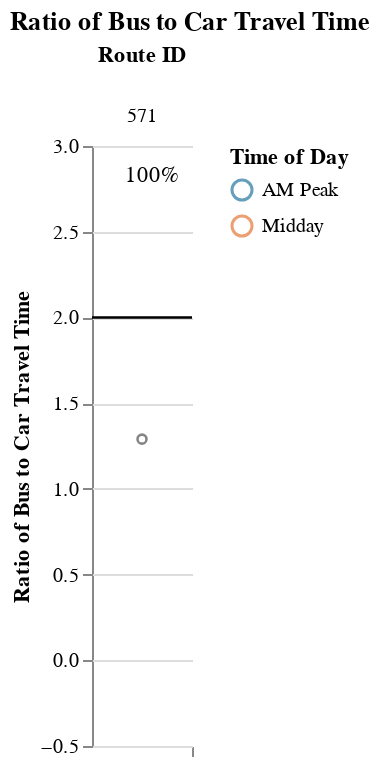
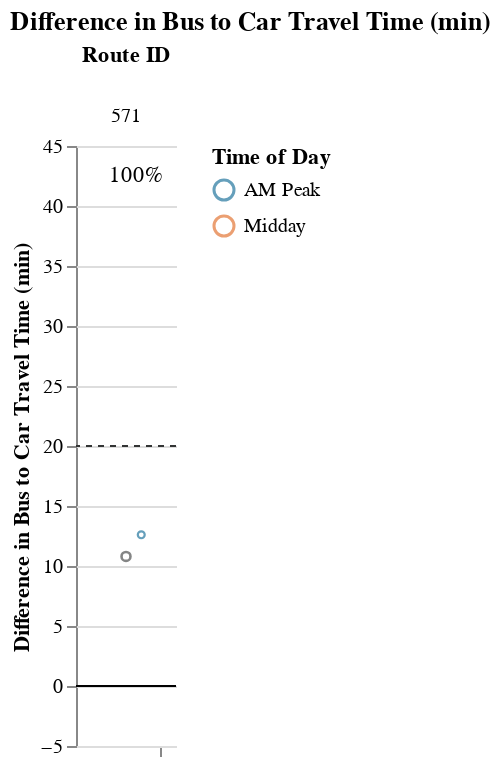

The notebook cell saved with these charts, in order:
### Markdown cell above
## Viable Competitive Routes
### Short Routes (< 1 hr)

### Code cell
# Allow for possibility that operator doesn't have routes that fall into certain route_groups
# But, jupyterbook will not like markdown with f-string
# separate out route_group and put in each cell, and use try/except + if to display...
# but all 3 route groups must be displayed. just add sentence about why no routes were returned at the end
route_group = "short"
try:
    display_charts_for_route_group(df, route_group)
except:
    print("No routes meet this criteria.")

### Figure 1 — Vega-Lite specification as saved in the notebook (floating-point values rounded to 4 significant figures)
{"config": {"view": {"continuousWidth": 400, "continuousHeight": 300, "stroke": null}, "facet": {"spacing": 0}}, "data": {"name": "data-16dd25c11b1972aa2156d43dfdb670e8"}, "facet": {"column": {"field": "route_id", "sort": ["571"], "title": "Route ID", "type": "nominal"}}, "spec": {"layer": [{"mark": "rule", "encoding": {"color": {"value": "black"}, "y": {"field": "cutoff", "type": "quantitative"}}, "selection": {"selector001": {"type": "interval", "bind": "scales", "encodings": ["x", "y"]}}}, {"mark": {"type": "point", "opacity": 0.65, "size": 12, "strokeWidth": 1.1}, "encoding": {"color": {"field": "time_of_day", "scale": {"range": ["#136C97", "#E16B26", "#F6BF16", "#00896B", "#7790A3", "#5B559C"]}, "sort": ["AM Peak", "Midday", "PM Peak", "Owl Service"], "title": "Time of Day", "type": "nominal"}, "tooltip": [{"field": "route_id", "type": "nominal"}, {"field": "route_name", "type": "nominal"}, {"field": "trip_id", "type": "nominal"}, {"field": "service_hours", "type": "quantitative"}, {"field": "car_duration_hours", "type": "quantitative"}, {"field": "bus_multiplier", "type": "quantitative"}, {"field": "bus_difference", "type": "quantitative"}, {"field": "num_trips", "type": "quantitative"}, {"field": "num_competitive", "type": "quantitative"}, {"field": "pct_trips_competitive", "type": "quantitative"}, {"field": "p25", "type": "quantitative"}, {"field": "p50", "type": "quantitative"}, {"field": "p75", "type": "quantitative"}], "x": {"axis": {"grid": false, "labels": false, "ticks": true, "values": [0]}, "field": "jitter", "scale": {}, "title": null, "type": "quantitative"}, "y": {"field": "bus_multiplier", "scale": {"domain": [-0.25, 3.0]}, "title": "Ratio of Bus to Car Travel Time", "type": "quantitative"}}, "transform": [{"calculate": "sqrt(-2*log(random()))*cos(2*PI*random())", "as": "jitter"}], "width": 50}, {"layer": [{"mark": {"type": "point", "opacity": 0.6, "size": 20, "strokeWidth": 1.3}, "encoding": {"color": {"value": "#323434"}, "y": {"field": "bus_multiplier", "type": "quantitative"}}, "transform": [{"filter": "(datum.p50_trip === 1)"}]}, {"mark": {"type": "text", "align": "center", "baseline": "middle"}, "encoding": {"color": {"value": "black"}, "text": {"field": "pct_trips_competitive", "format": ".0%", "type": "quantitative"}, "tooltip": [{"field": "route_id", "type": "nominal"}, {"field": "route_name", "type": "nominal"}, {"field": "trip_id", "type": "nominal"}, {"field": "service_hours", "type": "quantitative"}, {"field": "car_duration_hours", "type": "quantitative"}, {"field": "bus_multiplier", "type": "quantitative"}, {"field": "bus_difference", "type": "quantitative"}, {"field": "num_trips", "type": "quantitative"}, {"field": "num_competitive", "type": "quantitative"}, {"field": "pct_trips_competitive", "type": "quantitative"}, {"field": "p25", "type": "quantitative"}, {"field": "p50", "type": "quantitative"}, {"field": "p75", "type": "quantitative"}], "x": {"value": 30}, "y": {"value": 15}}, "transform": [{"calculate": "sqrt(-2*log(random()))*cos(2*PI*random())", "as": "jitter"}, {"filter": "(datum.fastest_trip === 1)"}]}]}]}, "resolve": {"scale": {"y": "shared"}}, "title": "Ratio of Bus to Car Travel Time", "$schema": "https://vega.github.io/schema/vega-lite/v4.17.0.json", "datasets": {"data-16dd25c11b1972aa2156d43dfdb670e8": [{"calitp_itp_id": 11, "trip_key": -3472073110163871566, "trip_id": "t_27247_b_414_tn_0", "shape_id": "p_858", "route_id": "571", "service_hours": 0.8, "trip_first_departure_ts": 54600, "trip_last_arrival_ts": 57480, "departure_hour": 15, "time_of_day": "Midday", "p25": 0.8075, "p50": 0.815, "p75": 0.8225, "p50_trip": 1, "fastest_trip": 1, "car_duration_hours": 0.62, "competitive_route": 1, "bus_multiplier": 1.29, "bus_difference": 10.8, "num_trips": 2, "num_competitive": 2, "pct_trips_competitive": 1.0, "bus_difference_spread": 1.8, "route_group": "short", "max_trip_hrs": 0.83, "max_trip_route_group": 0.83, "below_cutoff": 2, "pct_below_cutoff": 1.0, "name": "Amador Regional Transit System", "caltrans_district": "10 - Stockton", "drmt_organization_name": "['recGiMlqrcpPxScAH']", "route_name": "Plymouth", "cutoff2": 20, "cutoff": 2}, {"calitp_itp_id": 11, "trip_key": 4361041855970706728, "trip_id": "t_1544_b_414_tn_0", "shape_id": "p_1304302", "route_id": "571", "service_hours": 0.83, "trip_first_departure_ts": 29700, "trip_last_arrival_ts": 32700, "departure_hour": 8, "time_of_day": "AM Peak", "p25": 0.8075, "p50": 0.815, "p75": 0.8225, "p50_trip": 0, "fastest_trip": 0, "car_duration_hours": 0.62, "competitive_route": 1, "bus_multiplier": 1.34, "bus_difference": 12.6, "num_trips": 2, "num_competitive": 2, "pct_trips_competitive": 1.0, "bus_difference_spread": 1.8, "route_group": "short", "max_trip_hrs": 0.83, "max_trip_route_group": 0.83, "below_cutoff": 2, "pct_below_cutoff": 1.0, "name": "Amador Regional Transit System", "caltrans_district": "10 - Stockton", "drmt_organization_name": "['recGiMlqrcpPxScAH']", "route_name": "Plymouth", "cutoff2": 20, "cutoff": 2}]}}

### Figure 2 — Vega-Lite specification as saved in the notebook (floating-point values rounded to 4 significant figures)
{"config": {"view": {"continuousWidth": 400, "continuousHeight": 300, "stroke": null}, "facet": {"spacing": 0}}, "data": {"name": "data-da5b2a4d9d8803df3b5cf4049ecc9aea"}, "facet": {"column": {"field": "route_id", "sort": ["571"], "title": "Route ID", "type": "nominal"}}, "spec": {"layer": [{"mark": "rule", "encoding": {"color": {"value": "black"}, "y": {"field": "cutoff", "type": "quantitative"}}, "selection": {"selector002": {"type": "interval", "bind": "scales", "encodings": ["x", "y"]}}}, {"mark": {"type": "rule", "strokeDash": [3, 3]}, "encoding": {"color": {"value": "#323434"}, "y": {"field": "cutoff2", "type": "quantitative"}}}, {"mark": {"type": "point", "opacity": 0.65, "size": 12, "strokeWidth": 1.1}, "encoding": {"color": {"field": "time_of_day", "scale": {"range": ["#136C97", "#E16B26", "#F6BF16", "#00896B", "#7790A3", "#5B559C"]}, "sort": ["AM Peak", "Midday", "PM Peak", "Owl Service"], "title": "Time of Day", "type": "nominal"}, "tooltip": [{"field": "route_id", "type": "nominal"}, {"field": "route_name", "type": "nominal"}, {"field": "trip_id", "type": "nominal"}, {"field": "service_hours", "type": "quantitative"}, {"field": "car_duration_hours", "type": "quantitative"}, {"field": "bus_multiplier", "type": "quantitative"}, {"field": "bus_difference", "type": "quantitative"}, {"field": "num_trips", "type": "quantitative"}, {"field": "num_competitive", "type": "quantitative"}, {"field": "pct_trips_competitive", "type": "quantitative"}, {"field": "p25", "type": "quantitative"}, {"field": "p50", "type": "quantitative"}, {"field": "p75", "type": "quantitative"}], "x": {"axis": {"grid": false, "labels": false, "ticks": true, "values": [0]}, "field": "jitter", "scale": {}, "title": null, "type": "quantitative"}, "y": {"field": "bus_difference", "scale": {"domain": [-5, 42.6]}, "title": "Difference in Bus to Car Travel Time (min)", "type": "quantitative"}}, "transform": [{"calculate": "sqrt(-2*log(random()))*cos(2*PI*random())", "as": "jitter"}], "width": 50}, {"layer": [{"mark": {"type": "point", "opacity": 0.6, "size": 20, "strokeWidth": 1.3}, "encoding": {"color": {"value": "#323434"}, "y": {"field": "bus_difference", "type": "quantitative"}}, "transform": [{"filter": "(datum.p50_trip === 1)"}]}, {"mark": {"type": "text", "align": "center", "baseline": "middle"}, "encoding": {"color": {"value": "black"}, "text": {"field": "pct_trips_competitive", "format": ".0%", "type": "quantitative"}, "tooltip": [{"field": "route_id", "type": "nominal"}, {"field": "route_name", "type": "nominal"}, {"field": "trip_id", "type": "nominal"}, {"field": "service_hours", "type": "quantitative"}, {"field": "car_duration_hours", "type": "quantitative"}, {"field": "bus_multiplier", "type": "quantitative"}, {"field": "bus_difference", "type": "quantitative"}, {"field": "num_trips", "type": "quantitative"}, {"field": "num_competitive", "type": "quantitative"}, {"field": "pct_trips_competitive", "type": "quantitative"}, {"field": "p25", "type": "quantitative"}, {"field": "p50", "type": "quantitative"}, {"field": "p75", "type": "quantitative"}], "x": {"value": 30}, "y": {"value": 15}}, "transform": [{"calculate": "sqrt(-2*log(random()))*cos(2*PI*random())", "as": "jitter"}, {"filter": "(datum.fastest_trip === 1)"}]}]}]}, "resolve": {"scale": {"y": "shared"}}, "title": "Difference in Bus to Car Travel Time (min)", "$schema": "https://vega.github.io/schema/vega-lite/v4.17.0.json", "datasets": {"data-da5b2a4d9d8803df3b5cf4049ecc9aea": [{"calitp_itp_id": 11, "trip_key": -3472073110163871566, "trip_id": "t_27247_b_414_tn_0", "shape_id": "p_858", "route_id": "571", "service_hours": 0.8, "trip_first_departure_ts": 54600, "trip_last_arrival_ts": 57480, "departure_hour": 15, "time_of_day": "Midday", "p25": 0.8075, "p50": 0.815, "p75": 0.8225, "p50_trip": 1, "fastest_trip": 1, "car_duration_hours": 0.62, "competitive_route": 1, "bus_multiplier": 1.29, "bus_difference": 10.8, "num_trips": 2, "num_competitive": 2, "pct_trips_competitive": 1.0, "bus_difference_spread": 1.8, "route_group": "short", "max_trip_hrs": 0.83, "max_trip_route_group": 0.83, "below_cutoff": 2, "pct_below_cutoff": 1.0, "name": "Amador Regional Transit System", "caltrans_district": "10 - Stockton", "drmt_organization_name": "['recGiMlqrcpPxScAH']", "route_name": "Plymouth", "cutoff2": 20, "cutoff": 0}, {"calitp_itp_id": 11, "trip_key": 4361041855970706728, "trip_id": "t_1544_b_414_tn_0", "shape_id": "p_1304302", "route_id": "571", "service_hours": 0.83, "trip_first_departure_ts": 29700, "trip_last_arrival_ts": 32700, "departure_hour": 8, "time_of_day": "AM Peak", "p25": 0.8075, "p50": 0.815, "p75": 0.8225, "p50_trip": 0, "fastest_trip": 0, "car_duration_hours": 0.62, "competitive_route": 1, "bus_multiplier": 1.34, "bus_difference": 12.6, "num_trips": 2, "num_competitive": 2, "pct_trips_competitive": 1.0, "bus_difference_spread": 1.8, "route_group": "short", "max_trip_hrs": 0.83, "max_trip_route_group": 0.83, "below_cutoff": 2, "pct_below_cutoff": 1.0, "name": "Amador Regional Transit System", "caltrans_district": "10 - Stockton", "drmt_organization_name": "['recGiMlqrcpPxScAH']", "route_name": "Plymouth", "cutoff2": 20, "cutoff": 0}]}}
